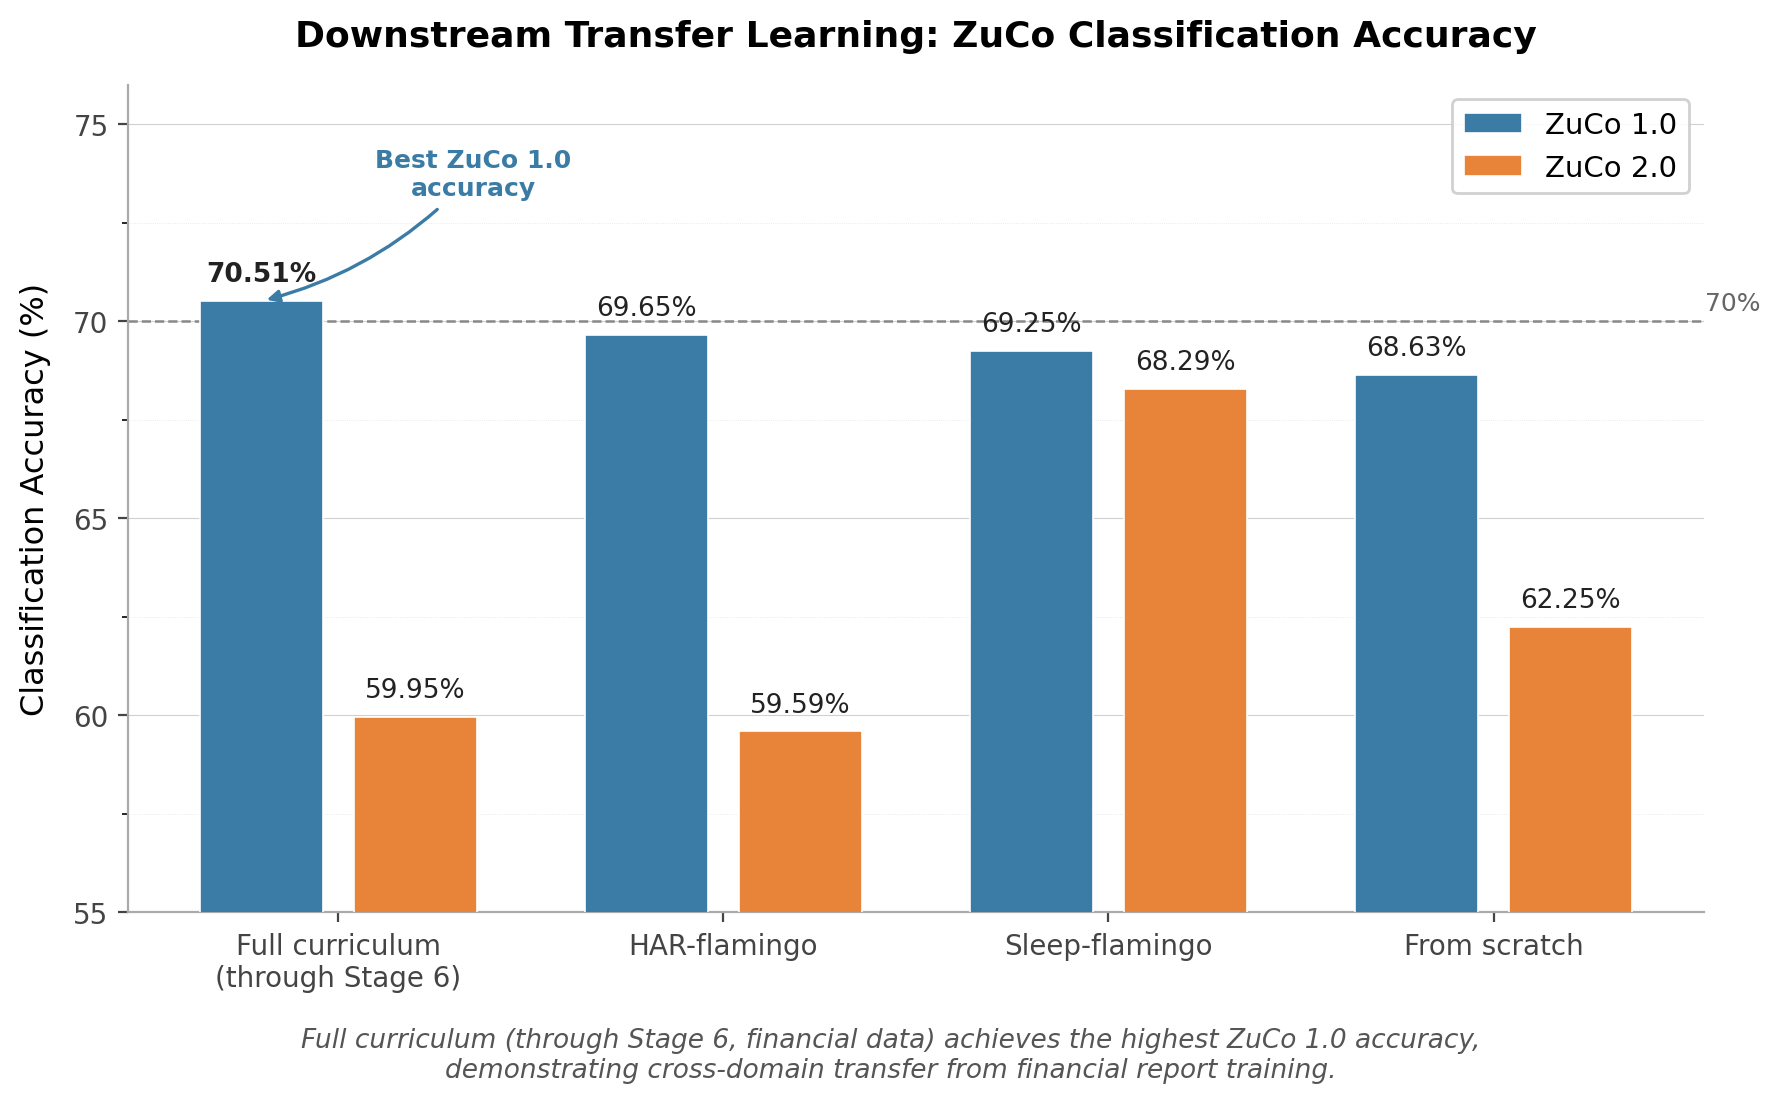

Recreate this plot in Python.
import matplotlib.pyplot as plt
import matplotlib.ticker as mticker
import numpy as np

# --- Data from verified facts (section 5.3) ---
strategies = [
    "Full curriculum\n(through Stage 6)",
    "HAR-flamingo",
    "Sleep-flamingo",
    "From scratch",
]
zuco1_acc = [70.51, 69.65, 69.25, 68.63]
zuco2_acc = [59.95, 59.59, 68.29, 62.25]

# --- Layout ---
fig, ax = plt.subplots(figsize=(9, 5.5))

x = np.arange(len(strategies))
bar_width = 0.32
gap = 0.04  # half-gap between paired bars

bars1 = ax.bar(
    x - bar_width / 2 - gap,
    zuco1_acc,
    bar_width,
    label="ZuCo 1.0",
    color="#3A7CA5",
    edgecolor="white",
    linewidth=0.6,
    zorder=3,
)
bars2 = ax.bar(
    x + bar_width / 2 + gap,
    zuco2_acc,
    bar_width,
    label="ZuCo 2.0",
    color="#E8833A",
    edgecolor="white",
    linewidth=0.6,
    zorder=3,
)

# --- Value labels on bars ---
def add_labels(bars, bold_idx=None):
    for i, bar in enumerate(bars):
        height = bar.get_height()
        weight = "bold" if i == bold_idx else "normal"
        ax.text(
            bar.get_x() + bar.get_width() / 2,
            height + 0.35,
            f"{height:.2f}%",
            ha="center",
            va="bottom",
            fontsize=9.5,
            fontweight=weight,
            color="#222222",
        )

add_labels(bars1, bold_idx=0)  # bold the best ZuCo 1.0 result
add_labels(bars2)

# --- Horizontal reference line at 70% ---
ax.axhline(y=70.0, color="#888888", linestyle="--", linewidth=0.9, zorder=2)
ax.text(
    len(strategies) - 0.5 + 0.05,
    70.15,
    "70%",
    va="bottom",
    ha="left",
    fontsize=9,
    color="#666666",
)

# --- Annotation for best result ---
best_bar = bars1[0]
ax.annotate(
    "Best ZuCo 1.0\naccuracy",
    xy=(best_bar.get_x() + best_bar.get_width() / 2, best_bar.get_height()),
    xytext=(best_bar.get_x() + best_bar.get_width() / 2 + 0.55, 73.2),
    fontsize=9,
    fontweight="bold",
    color="#3A7CA5",
    ha="center",
    arrowprops=dict(
        arrowstyle="-|>",
        color="#3A7CA5",
        lw=1.2,
        connectionstyle="arc3,rad=-0.15",
    ),
)

# --- Axes formatting ---
ax.set_xticks(x)
ax.set_xticklabels(strategies, fontsize=10.5)
ax.set_ylabel("Classification Accuracy (%)", fontsize=11.5, labelpad=8)
ax.set_title(
    "Downstream Transfer Learning: ZuCo Classification Accuracy",
    fontsize=13,
    fontweight="bold",
    pad=14,
)

# y-axis range and grid
ax.set_ylim(55, 76)
ax.yaxis.set_major_locator(mticker.MultipleLocator(5))
ax.yaxis.set_minor_locator(mticker.MultipleLocator(2.5))
ax.grid(axis="y", which="major", linestyle="-", linewidth=0.4, color="#d0d0d0", zorder=0)
ax.grid(axis="y", which="minor", linestyle=":", linewidth=0.3, color="#e4e4e4", zorder=0)

# Clean spines
ax.spines["top"].set_visible(False)
ax.spines["right"].set_visible(False)
ax.spines["left"].set_color("#aaaaaa")
ax.spines["bottom"].set_color("#aaaaaa")
ax.tick_params(axis="both", colors="#444444", labelsize=10)

# Legend
ax.legend(
    fontsize=10.5,
    loc="upper right",
    frameon=True,
    framealpha=0.9,
    edgecolor="#cccccc",
)

# Subtitle / caption
fig.text(
    0.5,
    0.01,
    "Full curriculum (through Stage 6, financial data) achieves the highest ZuCo 1.0 accuracy,\n"
    "demonstrating cross-domain transfer from financial report training.",
    ha="center",
    fontsize=9.5,
    color="#555555",
    style="italic",
)

fig.patch.set_facecolor("white")
ax.set_facecolor("white")

plt.tight_layout(rect=[0, 0.06, 1, 1])
plt.savefig(
    "/home/wangni/notion-figures/finance/fig_007.png",
    dpi=200,
    facecolor="white",
    bbox_inches="tight",
)
plt.close()
print("Saved: /home/wangni/notion-figures/finance/fig_007.png")
